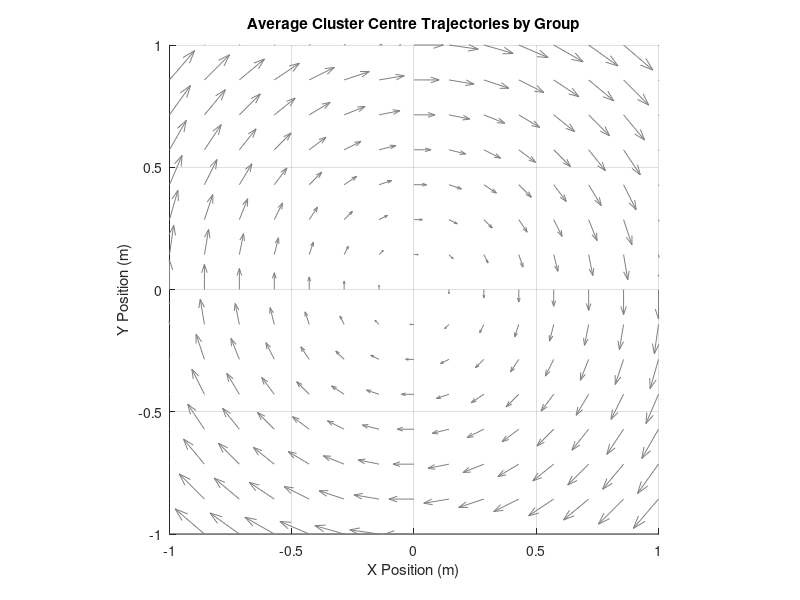

The MATLAB script that drew this image: (Note: this script raises an error after producing the figure.)
% Average Trajectory Plotter - Modified for 80 runs in groups of 10
% This script loads 80 run files and creates separate average trajectories
% for each group of 10 runs (1-10, 11-20, ..., 71-80)

% Define all 80 run files
run_files = cell(1, 80);
for i = 1:80
    run_files{i} = sprintf('run%d.mat', i);
end

% Display info message at start
fprintf('Loading and processing %d run files in groups of 10...\n', length(run_files));

% Define colors for different entities
cluster_color = [0.2 0.2 0.2];  % Dark gray
robot1_color = [0.8 0.2 0.2];   % Red
robot2_color = [0.2 0.6 0.2];   % Green
robot3_color = [0.2 0.3 0.8];   % Blue

% Define colors for different groups (8 groups total)
group_colors = [
    0.8 0.2 0.2;  % Red
    0.2 0.6 0.2;  % Green
    0.2 0.3 0.8;  % Blue
    0.8 0.5 0.2;  % Orange
    0.6 0.2 0.8;  % Purple
    0.8 0.8 0.2;  % Yellow
    0.2 0.8 0.8;  % Cyan
    0.8 0.2 0.6;  % Magenta
];

% Process each group of 10 runs
num_groups = 8;
runs_per_group = 10;

% Storage for average trajectories of each group
group_avg_cluster = cell(1, num_groups);
group_std_cluster = cell(1, num_groups);
group_avg_robot1 = cell(1, num_groups);
group_std_robot1 = cell(1, num_groups);
group_avg_robot2 = cell(1, num_groups);
group_std_robot2 = cell(1, num_groups);
group_avg_robot3 = cell(1, num_groups);
group_std_robot3 = cell(1, num_groups);

% Process each group
for group_idx = 1:num_groups
    fprintf('\n=== Processing Group %d (runs %d-%d) ===\n', group_idx, ...
        (group_idx-1)*runs_per_group + 1, group_idx*runs_per_group);
    
    % Create data storage for trajectories in this group
    all_cluster_traj = {};
    all_robot1_traj = {};
    all_robot2_traj = {};
    all_robot3_traj = {};
    
    % Get the run indices for this group
    start_idx = (group_idx - 1) * runs_per_group + 1;
    end_idx = group_idx * runs_per_group;
    
    % Check which files exist in this group
    existing_files = {};
    for i = start_idx:end_idx
        if exist(run_files{i}, 'file')
            existing_files{end+1} = run_files{i};
        else
            fprintf('Warning: File not found - %s\n', run_files{i});
        end
    end
    
    fprintf('Found %d existing run files in group %d\n', length(existing_files), group_idx);
    
    if isempty(existing_files)
        fprintf('Warning: No run files found for group %d. Skipping...\n', group_idx);
        continue;
    end
    
    % Process each run file in this group
    for run_idx = 1:length(existing_files)
        current_file = existing_files{run_idx};
        fprintf('Loading file: %s\n', current_file);
        
        % Load data
        temp_data = load(current_file);
        
        % Store trajectories if they exist
        if isfield(temp_data, 'cluster_pose')
            all_cluster_traj{end+1} = temp_data.cluster_pose(:,1:2); % Just keep X and Y
        end
        
        if isfield(temp_data, 'robot1_pose')
            all_robot1_traj{end+1} = temp_data.robot1_pose(:,1:2);
        end
        
        if isfield(temp_data, 'robot2_pose')
            all_robot2_traj{end+1} = temp_data.robot2_pose(:,1:2);
        end
        
        if isfield(temp_data, 'robot3_pose')
            all_robot3_traj{end+1} = temp_data.robot3_pose(:,1:2);
        end
    end
    
    % Process and average trajectories for this group
    if ~isempty(all_cluster_traj)
        [group_avg_cluster{group_idx}, group_std_cluster{group_idx}] = averageTrajectories(all_cluster_traj);
        fprintf('Processed %d cluster trajectories for group %d\n', length(all_cluster_traj), group_idx);
    end
    
    if ~isempty(all_robot1_traj)
        [group_avg_robot1{group_idx}, group_std_robot1{group_idx}] = averageTrajectories(all_robot1_traj);
        fprintf('Processed %d robot1 trajectories for group %d\n', length(all_robot1_traj), group_idx);
    end
    
    if ~isempty(all_robot2_traj)
        [group_avg_robot2{group_idx}, group_std_robot2{group_idx}] = averageTrajectories(all_robot2_traj);
        fprintf('Processed %d robot2 trajectories for group %d\n', length(all_robot2_traj), group_idx);
    end
    
    if ~isempty(all_robot3_traj)
        [group_avg_robot3{group_idx}, group_std_robot3{group_idx}] = averageTrajectories(all_robot3_traj);
        fprintf('Processed %d robot3 trajectories for group %d\n', length(all_robot3_traj), group_idx);
    end
end

% Create separate figures for each entity type
% Figure 1: Cluster trajectories
figure('Position', [100, 100, 900, 700]);
hold on;
title('Average Cluster Centre Trajectories by Group');
xlabel('X Position (m)');
ylabel('Y Position (m)');
grid on;
axis equal;
xlim([-1 1]);
ylim([-1 1]);

% Add vortex field
[X, Y] = meshgrid(linspace(-1, 1, 15), linspace(-1, 1, 15));
center_x = 0; center_y = 0;
r = sqrt((X - center_x).^2 + (Y - center_y).^2);
theta = atan2(Y - center_y, X - center_x);
U = r .* sin(theta);
V = -r .* cos(theta);
scale_factor = 0.5;
U_norm = scale_factor * U;
V_norm = scale_factor * V;
q = quiver(X, Y, U_norm, V_norm, 'Color', [0.5 0.5 0.5], 'LineWidth', 0.5);
q.HandleVisibility = 'off';

% Plot cluster trajectories for each group
for group_idx = 1:num_groups
    if ~isempty(group_avg_cluster{group_idx})
        plotTrajectoryWithConfidence(group_avg_cluster{group_idx}, group_std_cluster{group_idx}, ...
            group_colors(group_idx,:), 2, 0.15, sprintf('Runs %d-%d', ...
            (group_idx-1)*runs_per_group + 1, group_idx*runs_per_group));
    end
end
legend('Location', 'best');
saveas(gcf, 'average_cluster_trajectories_by_group.png');
saveas(gcf, 'average_cluster_trajectories_by_group.fig');

% Figure 2: All robot trajectories for each group
for group_idx = 1:num_groups
    if ~isempty(group_avg_robot1{group_idx}) || ~isempty(group_avg_robot2{group_idx}) || ~isempty(group_avg_robot3{group_idx})
        figure('Position', [100 + 50*group_idx, 100 + 50*group_idx, 900, 700]);
        hold on;
        title(sprintf('Average Robot Trajectories - Runs %d-%d', ...
            (group_idx-1)*runs_per_group + 1, group_idx*runs_per_group));
        xlabel('X Position (m)');
        ylabel('Y Position (m)');
        grid on;
        axis equal;
        xlim([-1 1]);
        ylim([-1 1]);
        
        % Add vortex field
        q = quiver(X, Y, U_norm, V_norm, 'Color', [0.5 0.5 0.5], 'LineWidth', 0.5);
        q.HandleVisibility = 'off';
        
        % Plot trajectories
        if ~isempty(group_avg_cluster{group_idx})
            plotTrajectoryWithConfidence(group_avg_cluster{group_idx}, group_std_cluster{group_idx}, ...
                cluster_color, 3, 0.2, 'Cluster Centre');
        end
        
        if ~isempty(group_avg_robot1{group_idx})
            plotTrajectoryWithConfidence(group_avg_robot1{group_idx}, group_std_robot1{group_idx}, ...
                robot1_color, 2, 0.2, 'Robot 1');
        end
        
        if ~isempty(group_avg_robot2{group_idx})
            plotTrajectoryWithConfidence(group_avg_robot2{group_idx}, group_std_robot2{group_idx}, ...
                robot2_color, 2, 0.2, 'Robot 2');
        end
        
        if ~isempty(group_avg_robot3{group_idx})
            plotTrajectoryWithConfidence(group_avg_robot3{group_idx}, group_std_robot3{group_idx}, ...
                robot3_color, 2, 0.2, 'Robot 3');
        end
        
        % Mark start and end points
        if ~isempty(group_avg_cluster{group_idx})
            avg_traj = group_avg_cluster{group_idx};
            plot(avg_traj(1,1), avg_traj(1,2), 'o', 'MarkerSize', 10, 'MarkerFaceColor', cluster_color, ...
                'MarkerEdgeColor', 'k', 'HandleVisibility', 'off');
            text(avg_traj(1,1)+0.05, avg_traj(1,2)+0.05, 'Start', 'FontWeight', 'bold');
            plot(avg_traj(end,1), avg_traj(end,2), 's', 'MarkerSize', 10, 'MarkerFaceColor', cluster_color, ...
                'MarkerEdgeColor', 'k', 'HandleVisibility', 'off');
            text(avg_traj(end,1)+0.05, avg_traj(end,2)+0.05, 'End', 'FontWeight', 'bold');
        end
        
        legend('Location', 'best');
        saveas(gcf, sprintf('average_trajectories_group_%d.png', group_idx));
        saveas(gcf, sprintf('average_trajectories_group_%d.fig', group_idx));
    end
end

fprintf('\nAll plots saved successfully!\n');

% Function to plot trajectory with confidence band
function h = plotTrajectoryWithConfidence(avg_traj, std_traj, color, line_width, alpha_val, name)
    if isempty(avg_traj)
        h = [];
        return;
    end
    
    % Plot the average trajectory
    h = plot(avg_traj(:,1), avg_traj(:,2), 'Color', color, 'LineWidth', line_width, 'DisplayName', name);
    
    % Create confidence band (mean ± standard deviation)
    x_band = [avg_traj(:,1); flipud(avg_traj(:,1))];
    y_band = [avg_traj(:,2) + std_traj(:,2); flipud(avg_traj(:,2) - std_traj(:,2))];
    
    % Plot the confidence band with transparency
    fill(x_band, y_band, color, 'FaceAlpha', alpha_val, 'EdgeColor', 'none', 'HandleVisibility', 'off');
end

% Define the trajectory averaging function
function [avg_traj, std_traj] = averageTrajectories(trajectories)
    % Find the minimum length among all trajectories
    traj_lengths = cellfun(@(x) size(x, 1), trajectories);
    min_length = min(traj_lengths);
    max_length = max(traj_lengths);
    
    fprintf('  Trajectory lengths vary from %d to %d points\n', min_length, max_length);
    
    % Number of points in the resampled trajectory (use min_length for safety)
    target_length = min_length;
    
    % Storage for resampled trajectories
    resampled_trajectories = cell(1, length(trajectories));
    
    % Resample all trajectories to the target length
    for i = 1:length(trajectories)
        original_traj = trajectories{i};
        original_length = size(original_traj, 1);
        
        if original_length == target_length
            % No resampling needed
            resampled_trajectories{i} = original_traj;
        else
            % Create a parametric representation based on cumulative distance
            % This preserves the spatial distribution better than uniform time sampling
            
            % Calculate cumulative distance along the trajectory
            dist = zeros(original_length, 1);
            for j = 2:original_length
                dist(j) = dist(j-1) + norm(original_traj(j,:) - original_traj(j-1,:));
            end
            
            % Normalize to [0, 1]
            if dist(end) > 0
                param = dist / dist(end);
            else
                param = linspace(0, 1, original_length)';
            end
            
            % Sample points at uniform parameter intervals
            new_param = linspace(0, 1, target_length)';
            resampled_x = interp1(param, original_traj(:,1), new_param, 'pchip');
            resampled_y = interp1(param, original_traj(:,2), new_param, 'pchip');
            
            resampled_trajectories{i} = [resampled_x, resampled_y];
        end
    end
    
    % Convert cell array to 3D array for easier computation
    traj_array = zeros(target_length, 2, length(trajectories));
    for i = 1:length(trajectories)
        traj_array(:,:,i) = resampled_trajectories{i};
    end
    
    % Calculate mean and standard deviation across runs
    avg_traj = mean(traj_array, 3);
    std_traj = std(traj_array, 0, 3);
end
